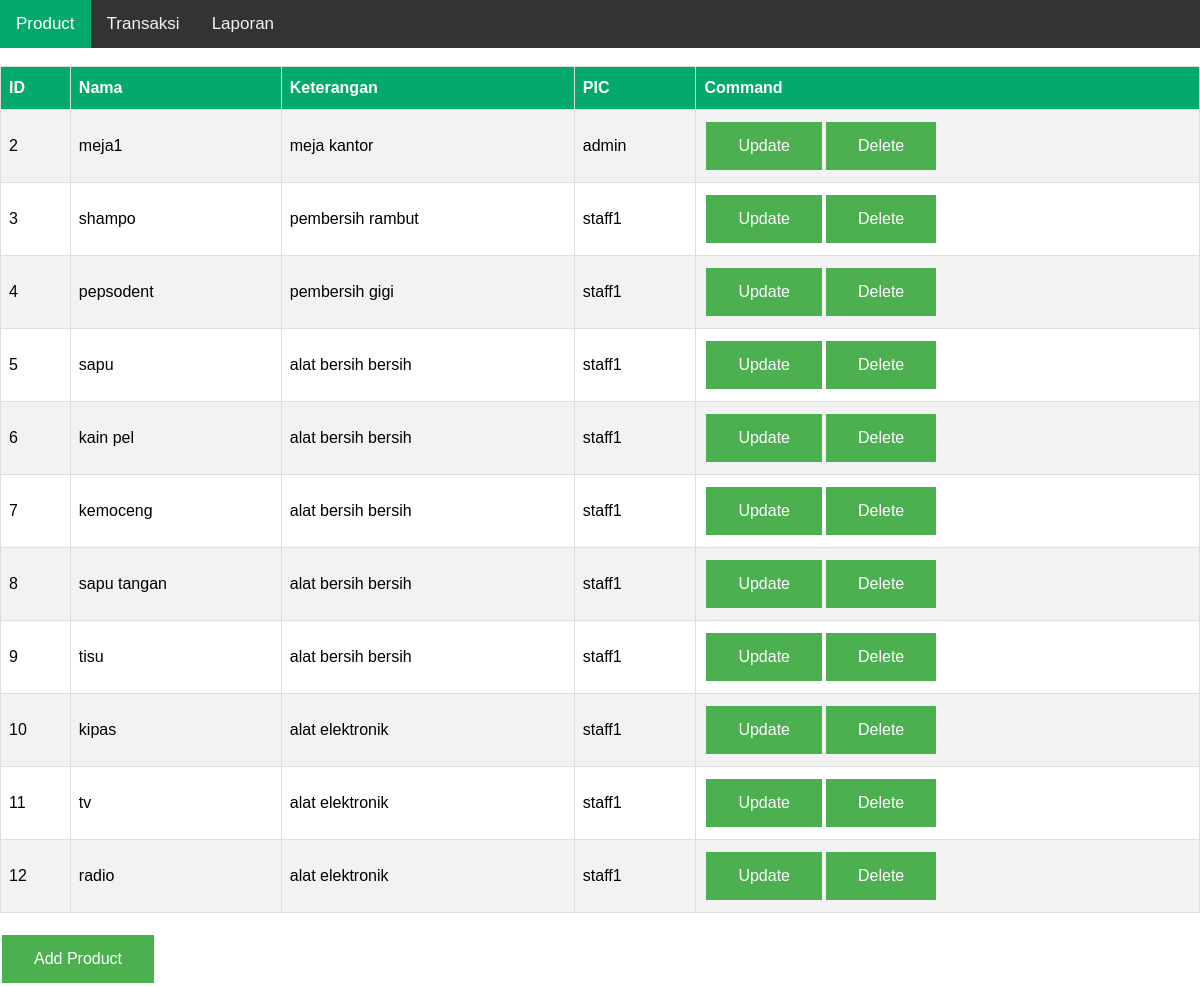
Screenshot of /product (signed in) with the database file from the repository.
### tables this page shows
CREATE TABLE `Barang` (
  `IdBarang` int NOT NULL,
  `NamaBarang` varchar(255) DEFAULT NULL,
  `Keterangan` varchar(255) DEFAULT NULL,
  `Satuan` varchar(255) DEFAULT NULL,
  `IdPengguna` int DEFAULT NULL,
  `mark` varchar(255) DEFAULT NULL
);

CREATE TABLE `Pengguna` (
  `IdPengguna` int NOT NULL,
  `NamaPengguna` varchar(255) DEFAULT NULL,
  `Password` varchar(255) DEFAULT NULL,
  `NamaDepan` varchar(255) DEFAULT NULL,
  `NamaBelakang` varchar(255) DEFAULT NULL,
  `NoHP` varchar(255) DEFAULT NULL,
  `Alamat` varchar(255) DEFAULT NULL,
  `idAkses` int DEFAULT NULL
);

### app/controller/Product.php (called while the page is built, shortened)
<?php
class Product {
    public $db;
    public function __construct() {
        $this->db = db();
    }
    private function getListProduct() {
        $sql = "SELECT Barang.IdBarang as id,Barang.NamaBarang,Barang.Keterangan,Pengguna.NamaPengguna FROM Barang JOIN Pengguna ON Barang.IdPengguna=Pengguna.IdPengguna WHERE mark IS NULL;";
        $result = $this->db->query($sql);
        return $result;
    }
    function productPage(): void {
        $tableHeaders = ["ID", "Nama", "Keterangan", "PIC"];
        $tableColoums = $this->getListProduct();
        $tableCommands = ["Update", "Delete"];
        require preg_replace('#\[/\]{1}#', '/', BASE_PATH . "view/Product.php");
    }
}
?>

### app/Main.php (called while the page is built, shortened)
<?php
require preg_replace('#\[/\]{1}#', '/', BASE_PATH . "config/database.php");
require preg_replace('#\[/\]{1}#', '/', BASE_PATH . "app/Route.php");
require preg_replace('#\[/\]{1}#', '/', BASE_PATH . "controller/Product.php");
class Main {
    public function start() {
        $Route = new Route();
        $Route->add('GET', '/', 'HomePage', 'home');
        $Route->add('GET', '/login', 'UserManagement', 'loginPage');
        $Route->add('POST', '/login', 'UserManagement', 'login');
        $Route->add('GET', '/product', 'Product', 'productPage');
        $Route->add('GET', '/addproduct', 'Product', 'addProductPage');
        $Route->add('POST', '/addproduct', 'Product', 'addProduct');
        $Route->add('GET', '/updateproduct', 'Product', 'updateProductPage');
        $Route->add('POST', '/updateproduct', 'Product', 'updateProduct');
        $Route->add('GET', '/deleteproduct', 'Product', 'deleteProduct');
        $Route->add('GET', '/laporan', 'Laporan', 'laporanPage');
        $Route->add('GET', '/transaksi', 'Transaksi', 'transaksiPage');
        $Route->run();
    }
}
?>

### app/config/database.php (called while the page is built, shortened)
<?php
    function db() {
        $dbUsername = "root";
        $dbPassword = "root";
        $dbHost = "db";
        $dbName = "shadowCompany";
        $conn = new mysqli($dbHost, $dbUsername, $dbPassword, $dbName);
        return $conn;
    }
?>

### app/view/material/table.php (the view, shortened to what this page needs)
<table id="table">
  <tr>
    <?php
        foreach($tableHeaders as $header) {
            echo "<th>" . $header . "</th>";
        }
        if (isset($tableCommands)) {
            echo "<th>Command</th>";
        }
    ?>
  </tr>
  <?php
    while($coloum = $tableColoums->fetch_assoc()){
        echo "<tr>";
        foreach($coloum as $value) {
            echo "<td>" . $value . "</td>";
        }
        if (isset($tableCommands)) {
            echo "<td>";
            foreach($tableCommands as $command) {
                echo "<a href='/" . $command . "product?productId=" . $coloum['id'] . "' class='button'>" . $command . "</a>";
            }
            echo "</td>";
        }
        echo "</tr>";
    }
  ?>
</table>

### app/app/Route.php (shortened to what this page needs)
<?php
Class Route {
    private static array $routes = [];
    public function add(string $method, string $path, string $controller, string $function) {
        self::$routes[] = [
            'method' => $method,
            'path' => $path,
            'controller' => $controller,
            'function' => $function
        ];
    }
    public function run() {
        $path = "/";
        if (isset($_SERVER['REQUEST_URI'])) $path = explode("?", $_SERVER['REQUEST_URI'])[0];
        $path = str_replace("/idim-team-9/public","",$path);
        $method = $_SERVER['REQUEST_METHOD'];
        foreach (self::$routes as $route) {
            if (strtolower($path) == $route['path'] && $method == $route['method']) {
                $controller = new $route['controller'];
                $function = $route['function'];
                $controller->$function();
                return;
            }
        }
    }
}
?>

### app/view/Product.php (style rules this page uses)
.button { background-color: #4CAF50; border: none; color: white; padding: 15px 32px; text-align: center; text-decoration: none; display: inline-block; font-size: 16px; margin: 4px 2px; cursor: pointer; }

### app/view/material/table.php (style rules this page uses)
#table { font-family: Arial, Helvetica, sans-serif; border-collapse: collapse; width: 100%; }
#table td, #table th { border: 1px solid #ddd; padding: 8px; }
#table tr:nth-child(even) { background-color: #f2f2f2; }
#table th { padding-top: 12px; padding-bottom: 12px; text-align: left; background-color: #04AA6D; color: white; }
.button { background-color: #4CAF50; border: none; color: white; padding: 15px 32px; text-align: center; text-decoration: none; display: inline-block; font-size: 16px; margin: 4px 2px; cursor: pointer; }

### rows the page displays
barang: IdBarang "2", NamaBarang "meja1", Keterangan "meja kantor", IdPengguna.NamaPengguna "admin", command "Update", command "Delete"
barang: IdBarang "3", NamaBarang "shampo", Keterangan "pembersih rambut", IdPengguna.NamaPengguna "staff1", command "Update", command "Delete"
barang: IdBarang "4", NamaBarang "pepsodent", Keterangan "pembersih gigi", IdPengguna.NamaPengguna "staff1", command "Update", command "Delete"
barang: IdBarang "5", NamaBarang "sapu", Keterangan "alat bersih bersih", IdPengguna.NamaPengguna "staff1", command "Update", command "Delete"
barang: IdBarang "6", NamaBarang "kain pel", Keterangan "alat bersih bersih", IdPengguna.NamaPengguna "staff1", command "Update", command "Delete"
barang: IdBarang "7", NamaBarang "kemoceng", Keterangan "alat bersih bersih", IdPengguna.NamaPengguna "staff1", command "Update", command "Delete"
barang: IdBarang "8", NamaBarang "sapu tangan", Keterangan "alat bersih bersih", IdPengguna.NamaPengguna "staff1", command "Update", command "Delete"
barang: IdBarang "9", NamaBarang "tisu", Keterangan "alat bersih bersih", IdPengguna.NamaPengguna "staff1", command "Update", command "Delete"
barang: IdBarang "10", NamaBarang "kipas", Keterangan "alat elektronik", IdPengguna.NamaPengguna "staff1", command "Update", command "Delete"
barang: IdBarang "11", NamaBarang "tv", Keterangan "alat elektronik", IdPengguna.NamaPengguna "staff1", command "Update", command "Delete"
barang: IdBarang "12", NamaBarang "radio", Keterangan "alat elektronik", IdPengguna.NamaPengguna "staff1", command "Update", command "Delete"

### other values shown
$menu["menu"] "Product"
$menu["menu"] "Transaksi"
$menu["menu"] "Laporan"
$header "ID"
$header "Nama"
$header "Keterangan"
$header "PIC"
